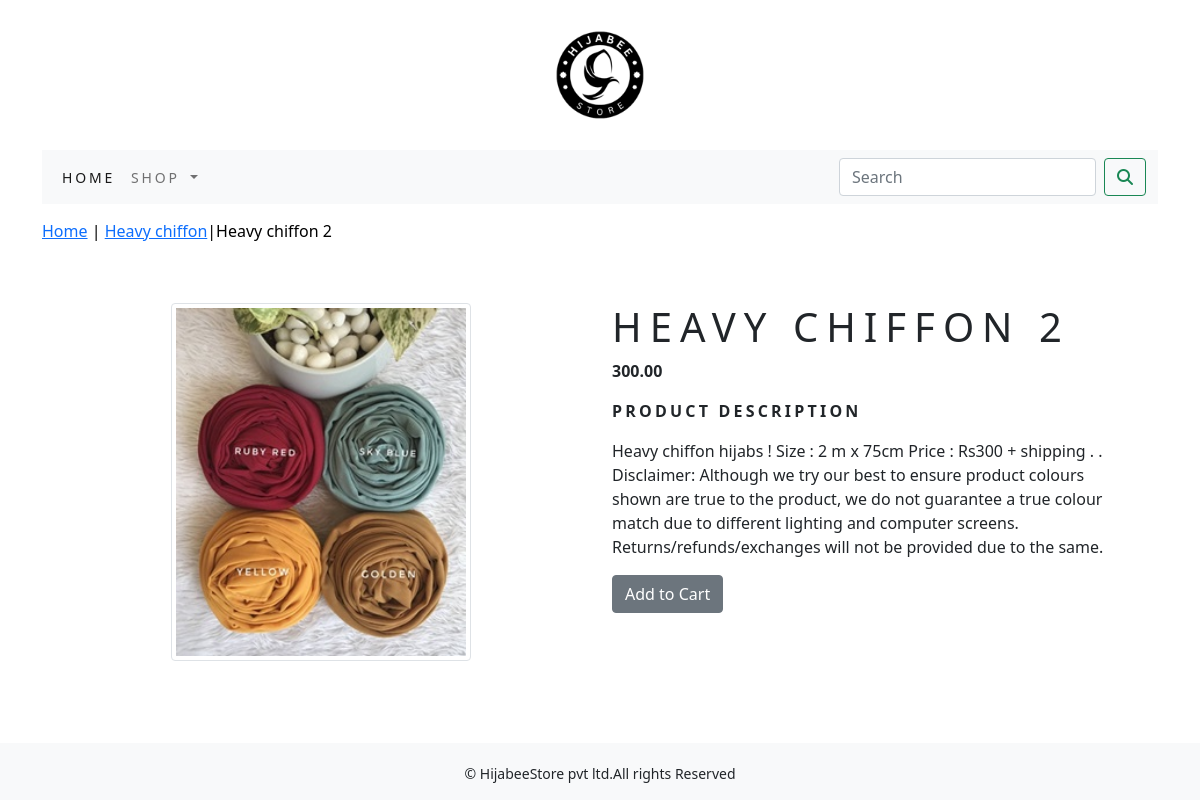
The page /ecommerce/heavy-chiffon/heavy-chiffon-2/ on the database its author committed.
### ecommerceapp/models.py (models this page shows, shortened)
class Product(models.Model):
    name=models.CharField(max_length=250,unique=True)
    slug = models.SlugField(max_length=250, unique=True)
    description = models.TextField(blank=True)
    price=models.DecimalField(max_digits=10,decimal_places=2)
    category=models.ForeignKey(Category,on_delete=models.CASCADE)
    image = models.ImageField(upload_to='product', blank=True)
    stock=models.IntegerField()
    available=models.BooleanField(default=True)
    created=models.DateTimeField(auto_now_add=True)
    updated=models.DateTimeField(auto_now=True)
    class Meta:
        ordering=('name',)
        verbose_name='product'
        verbose_name_plural='products'

class Category(models.Model):
    name=models.CharField(max_length=250,unique=True)
    slug=models.SlugField(max_length=250,unique=True)
    description=models.TextField(blank=True)
    image=models.ImageField(upload_to='category',blank=True)
    class Meta:
        ordering=('name',)
        verbose_name='category'
        verbose_name_plural='categories'
    def get_url(self):
        return reverse('ecommerceapp:products_by_category',args=[self.slug])
    def __str__(self):
        return '{}'.format(self.name)

### ecommerceapp/views.py (the view)
# urls.py: path('<slug:c_slug>/<slug:product_slug>/',views.proDetail,name='prodCatdetail')
def proDetail(request,c_slug,product_slug):
    try:
        product=Product.objects.get(category__slug=c_slug,slug=product_slug)
    except Exception as e:
        raise e
    return render(request,'product.html',{'product':product})

### cart_app/context_processors.py (called while the page is built)
def counter(request):
    item_count=0
    if 'admin' in request.path:
        return {}
    else:
        try:
            cart=Cart.objects.filter(cart_id=_cart_id(request))
            cart_items=CartItem.objects.all().filter(cart=cart[:1])
            for cart_item in cart_items:
                item_count += cart_item.quantity
        except Cart.DoesNotExist:
            item_count=0
    return dict(item_count=item_count)

### cart_app/views.py (called while the page is built)
def _cart_id(request):
    cart=request.session.session_key
    if not cart:
        cart=request.session.create()
    return cart

### ecommerceapp/context_processors.py (called while the page is built)
def menu_links(request):
    links=Category.objects.all()
    return dict(links=links)

### templates/product.html (shortened to what this page needs)
{% extends 'base.html' %}
{% load static %}
{% block content %}
<div class="row my_prod_row_class">
    <div class="mx_auto">
        <p> <a href="{% url 'ecommerceapp:allProdCat' %}">Home</a> | <a href="{{product.category.get_url}}">{{product.category}}</a>|{{product.name}}</p>
    </div>
</div>
<div class="container">
<br>
<div class="row">
    <div class="col-12 col-sm-12 col-md-12 col-lg-6 text-center">
        <div style="min-width:18rem;">
            <img src="{{product.image.url}}" alt="{{product.name}}" width="300px;" height="350px;" class="img-thumbnail">
        </div>
    </div>
        <div class="col-12 col-sm-12 col-md-12 col-lg-6">
            <div>
          <h1 class="my_title">{{product.name}}</h1>
                <p><b>{{product.price}}</b></p>
            <p class="my_title"><b>Product Description</b></p>
            <p class="text-justify my_prod_text">{{product.description}}</p>
            {% if product.stock <= 0 %}
            <p class="text-justify my_prod_text"><b>Out of Stock</b></p>
            {% else %}
            <a class="btn btn-secondary" href="{% url 'cart_app:add_cart' product.id %}">Add to Cart</a>
            {% endif %}
            </div>
        </div>
    </div>
</div>
    </div>
{% endblock %}

### static/css/custom.css (style rules this page uses)
.my_title { font_size:16px; text-transform:uppercase; letter-spacing:.2em; }
.my_prod_row_class { padding-top:15px; padding-bottom:20px; }
.my_prod_row_class .mx_auto { color:#000; font_size:12px; text-decoration:none; }
.my_prod_text { padding-right:20px; }

### rows shown on the page
Product: category "Heavy chiffon", name "Heavy chiffon 2", image (picture), name "HEAVY CHIFFON 2", price "300.00", description "Heavy chiffon hijabs ! Size : 2 m x 75cm Price : Rs300 + shipping . . Disclaimer: Although we try our best to ensure product colours shown are true to the product, we do not guarantee a true colour match due to different lighting and computer screens. Returns/refunds/exchanges will not be provided due to the same."
